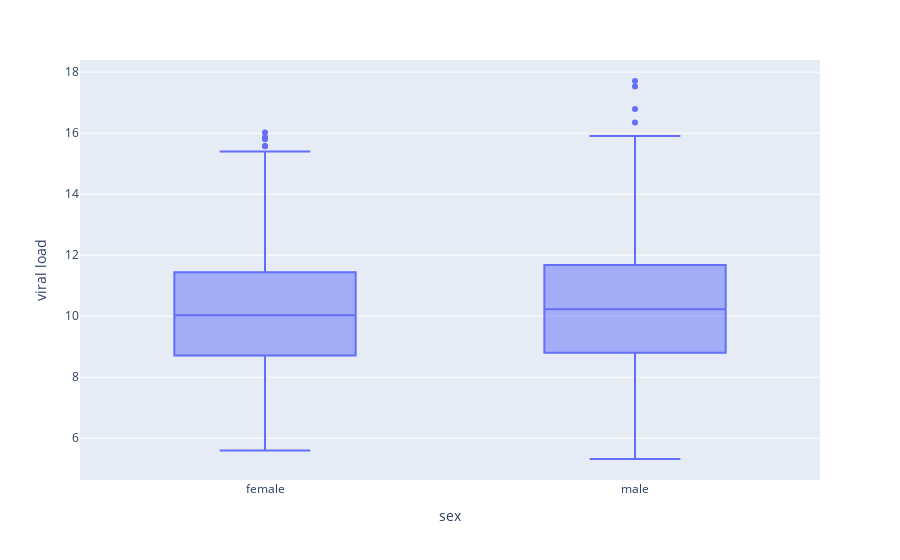

Write notebook code for a chart like this one.
### Markdown cell above
Null Hypothesis--> 
    H0 = Mean viral load for males and females is equal.
         Mean(Viral Load) if sex->female = Mean(Viral Load) if sex->male
    Alternative Hypothesis--> Requiring confirmation with 95% confidence
    H1 = Mean viral load for males and females is not equal.
         Mean(Viral Load) if sex->female != Mean(Viral Load) if sex->male

### Code cell
fig = px.box(df, x="sex", y="viral load")
fig.show()

### Figure 1 — Plotly figure (JSON) as saved in the notebook; plotly's stock layout.template omitted (floating-point values rounded to 4 significant figures; data arrays with more than 128 entries replaced by an {"elided": "..."} marker saying what was removed)
{"data": [{"alignmentgroup": "True", "hovertemplate": "sex=%{x}<br>viral load=%{y}<extra></extra>", "legendgroup": "", "marker": {"color": "#636efa"}, "name": "", "notched": false, "offsetgroup": "", "orientation": "v", "showlegend": false, "type": "box", "x": {"elided": "1338 str values"}, "x0": " ", "xaxis": "x", "y": {"elided": "1338 float values"}, "y0": " ", "yaxis": "y"}], "layout": {"boxmode": "group", "legend": {"tracegroupgap": 0}, "margin": {"t": 60}, "xaxis": {"anchor": "y", "domain": [0, 1], "title": {"text": "sex"}}, "yaxis": {"anchor": "x", "domain": [0, 1], "title": {"text": "viral load"}}}}
